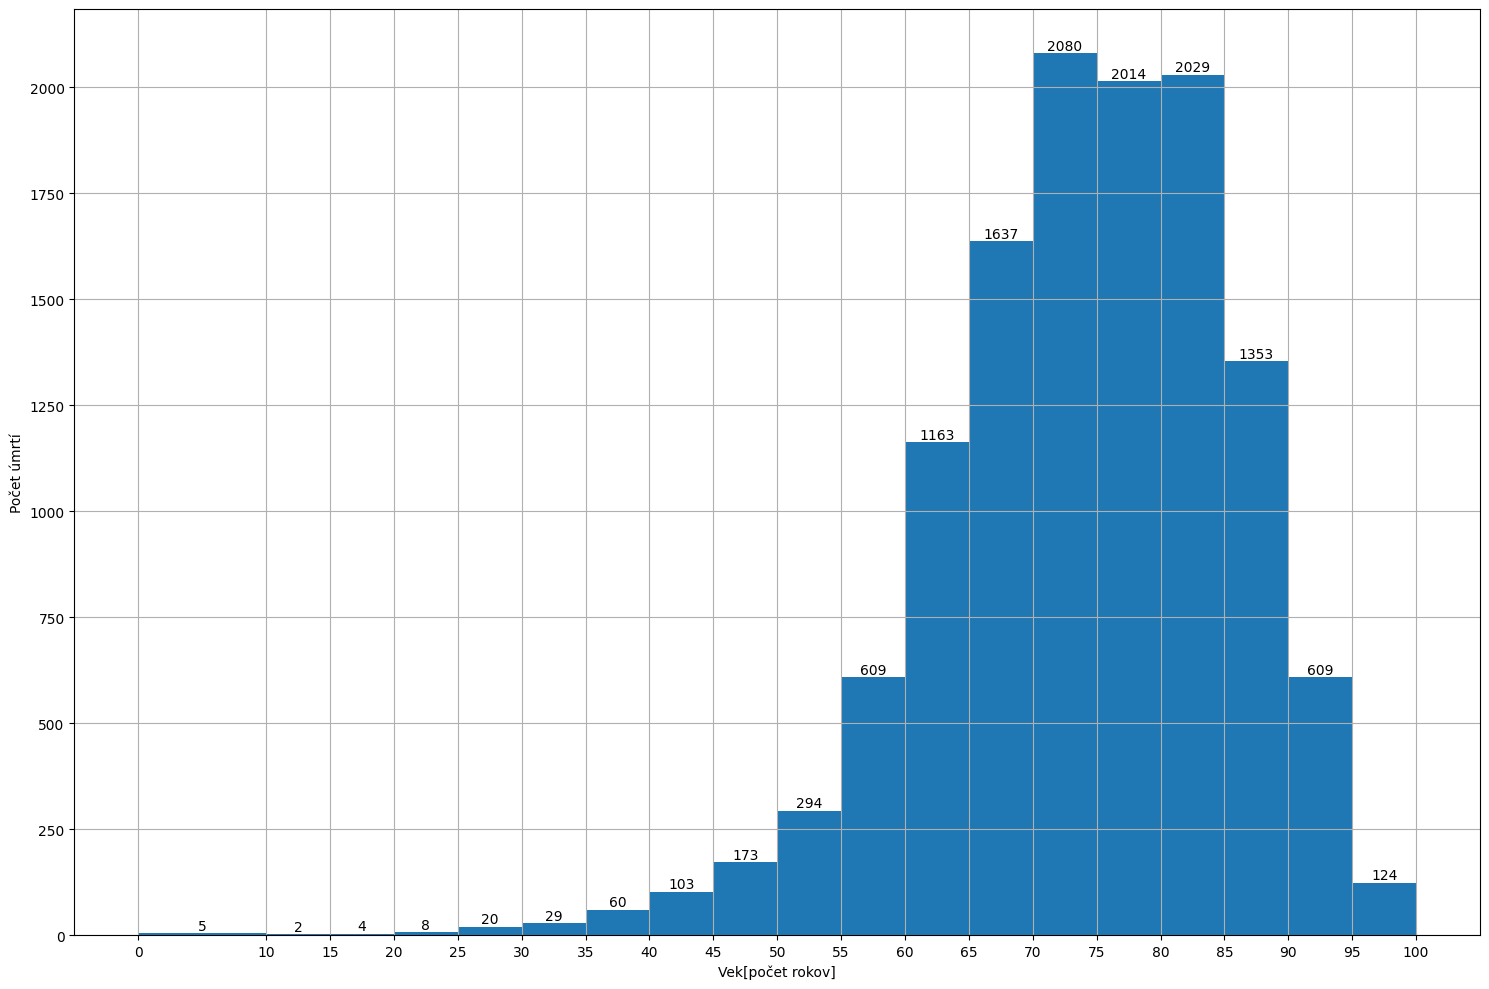

Source code (Python):
import matplotlib.pyplot as plt
import numpy as np
from matplotlib import colors
from matplotlib.ticker import PercentFormatter
import functools as ft

ages = []
ignorefirst = True
with open("./covid19-data/Deaths/OpenData_Slovakia_Covid_Deaths_AgeGroup_District.csv", encoding="latin1") as f:
    for line in f.readlines():
        if ignorefirst:
            ignorefirst = False
            continue
        cells = list(map(lambda x: x.strip(), line.split(";")))
        ages.append(int(cells[3]))
    #print(ages)
    fig, axs = plt.subplots(1, 1, sharey=True, tight_layout=True, figsize=(15,10))
    freq, bins, patches = axs.hist(x=ages, bins=list(set(ages)))

    # x coordinate for labels
    bin_centers = np.diff(bins)*0.5 + bins[:-1]

    n = 0
    for fr, x, patch in zip(freq, bin_centers, patches):
        height = int(freq[n])
        plt.annotate("{}".format(height),
                     # top left corner of the histogram bar
                     xy=(x, height),
                     # offsetting label position above its bar
                     xytext=(0, 0.2),
                     # Offset (in points) from the *xy* value
                     textcoords="offset points",
                     ha='center', va='bottom'
                     )
        n = n+1
    axs.grid()
    axs.set_xlabel("Vek[počet rokov]")
    axs.set_xticks(list(set(ages)))
    axs.set_ylabel("Počet úmrtí")
    plt.savefig("sr-covid-deaths-age-group.png",
                format="png", bbox_inches="tight")
    plt.show()
